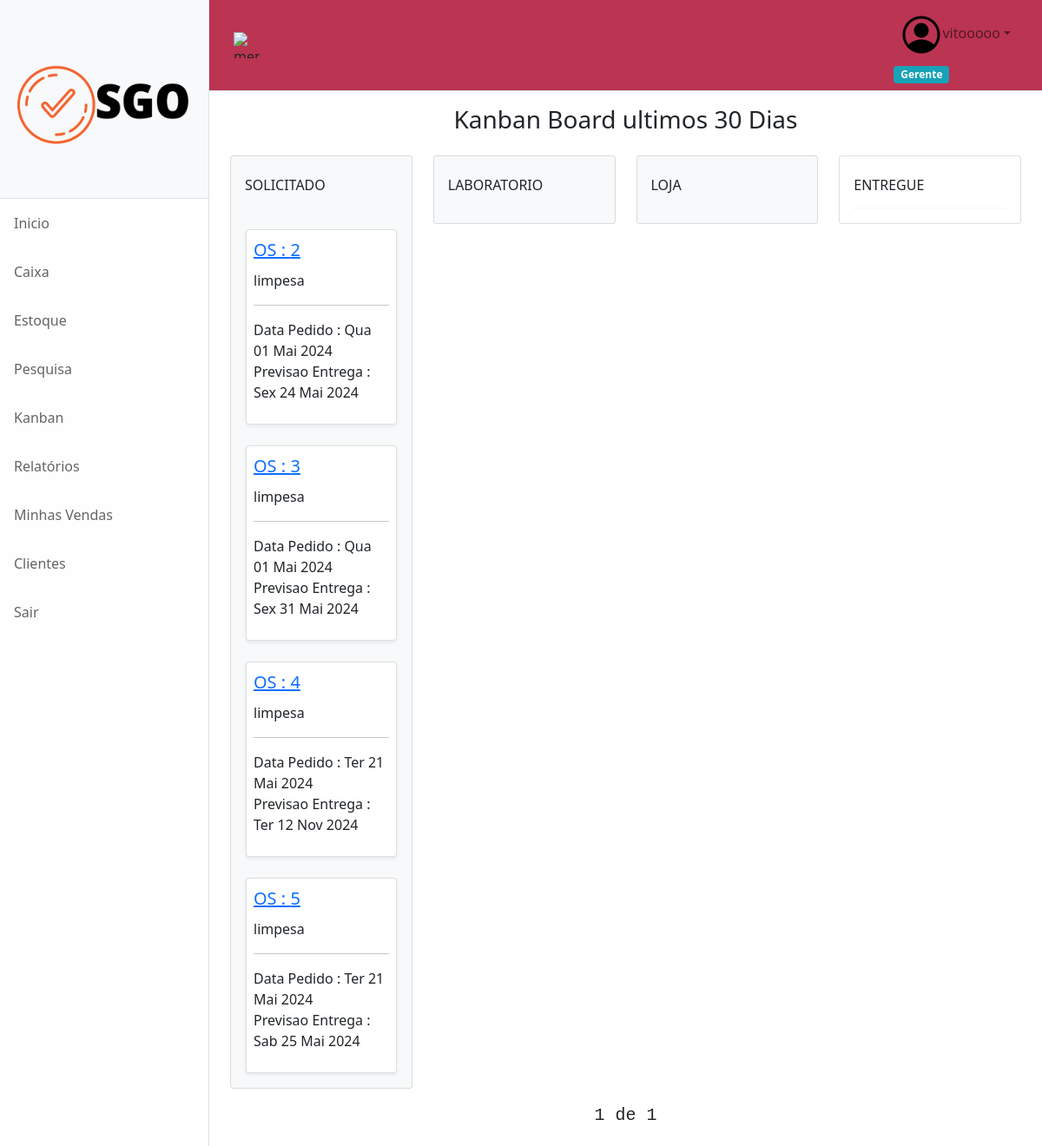
/Dashabord (signed in), run on the app's committed database.
### Autenticacao/models.py (models this page shows, shortened)
class USUARIO(AbstractUser):
    CHOICES_SITUACAO =(
        ('A','Ativo'),
        ('F','Ferias'),
        ('I','Inativo'),
    )
    CHOICES_FUNCAO =(
        ('V','Vendedor'),
        ('C','Caixa'),
        ('G','Gerente'),
    )
    CPF = models.CharField(blank=True, max_length=18)
    DATA_NASCIMENTO = models.DateField(blank=True, null=True)
    STATUS = models.CharField(max_length=1, choices=CHOICES_SITUACAO, default="A")
    FUNCAO = models.CharField(max_length=1, choices=CHOICES_FUNCAO,blank=True, null=True)

### Core/models.py (models this page shows)
class ORDEN(models.Model):
    CHOICES_SITUACAO =(
        ('A','SOLICITADO'),
        ('E','ENTREGUE'),
        ('C','CANCELADO'),
        ('L','LABORATÓRIO'),
        ('J','LOJA')
    )
    CHOICES_PAGAMENTO =(
        ('A','PIX'),
        ('B','DINHEIRO'),
        ('C','DEBITO'),
        ('D','CREDITO'),
        ('E','CARNER'),
        ('F','PERMUTA'),
    )
    DATA_SOLICITACAO = models.DateField(default=now)
    STATUS = models.CharField(max_length=1 , choices=CHOICES_SITUACAO, default='A')
    ANEXO =  models.ImageField(upload_to='anexo_img' ,blank=True, null=True)
    VENDEDOR = models.ForeignKey(USUARIO, on_delete=models.DO_NOTHING)
    CLIENTE = models.ForeignKey(CLIENTE,on_delete=models.SET_NULL,null=True)
    PREVISAO_ENTREGA = models.DateField()
    ASSINATURA = models.ImageField(upload_to='assinatura_img' ,blank=True, null=True)
    SERVICO = models.ForeignKey(SERVICO, on_delete=models.DO_NOTHING)
    OD_ESF = models.CharField(max_length=5,blank=True, null=True,default='N/D')
    OD_CIL = models.CharField(max_length=5,blank=True, null=True,default='N/D')
    OD_EIXO = models.CharField(max_length=5,blank=True, null=True,default='N/D')
    OE_ESF = models.CharField(max_length=5,blank=True, null=True,default='N/D')
    OE_CIL = models.CharField(max_length=5,blank=True, null=True,default='N/D')
    OE_EIXO = models.CharField(max_length=5,blank=True, null=True,default='N/D')
    AD = models.CharField(max_length=5,blank=True, null=True,default='N/D')
    DNP = models.CharField(max_length=5,blank=True, null=True,default='N/D')
    P = models.CharField(max_length=5,blank=True, null=True,default='N/D')
    DPA = models.CharField(max_length=5,blank=True, null=True,default='N/D')
    DIAG = models.CharField(max_length=5,blank=True, null=True,default='N/D')
    V = models.CharField(max_length=5,blank=True, null=True,default='N/D')
    H = models.CharField(max_length=5,blank=True, null=True,default='N/D')
    ALT = models.CharField(max_length=5,blank=True, null=True,default='N/D')
    ARM = models.CharField(max_length=5,blank=True, null=True,default='N/D')
    MONTAGEM = models.CharField(max_length=500,blank=True, null=True,default='N/D')
    LENTES = models.CharField(max_length=500,blank=True, null=True,default='N/D')
    ARMACAO = models.CharField(max_length=500, blank=True, null=True,default='N/D')
    OBSERVACAO = models.TextField(max_length=1000, blank=True, null=True,default='N/D')
    FORMA_PAG = models.CharField(max_length=1, choices=CHOICES_PAGAMENTO,blank=True, null=True,default='N/D')
    VALOR =  models.DecimalField(max_digits=10, decimal_places=2)
    QUANTIDADE_PARCELA = models.IntegerField(blank=True, null=True,default='N/D')
    ENTRADA = models.CharField(max_length=100)
    DATA_ENCERRAMENTO = models.DateTimeField(blank=True, null=True)
    def __str__(self):
        return str(self.id)

class SERVICO(models.Model):
    SERVICO = models.CharField(max_length=500)
    ATIVO = models.BooleanField(default=True)
    def __str__(self) -> str:
        return str(self.SERVICO)

### Core/views.py (the view)
# urls.py: path('Dashabord',views.Dashabord,name='Dashabord'),
@login_required(login_url='/auth/logar/')
def Dashabord(request):
    Lista_os = ORDEN.objects.filter(DATA_SOLICITACAO__gte=primeiro_dia_mes(),DATA_SOLICITACAO__lte=ultimo_dia_mes()).order_by('id').all()
    pagina = Paginator(Lista_os, 10)
    page = request.GET.get('page')
    kankan_servicos = pagina.get_page(page)
    return render(request,'dashabord/dashabord.html',{'kankan_servicos':kankan_servicos})

### Core/views.py (called while the page is built)
def primeiro_dia_mes():
    data_atual = date.today()
    primeiro_dia = data_atual.replace(day=1)
    return primeiro_dia

def ultimo_dia_mes():
    data_atual = date.today()
    last_date = data_atual.replace(day=1) + timedelta(monthrange(data_atual.year, data_atual.month)[1] - 1)
    return last_date

### Core/templates/dashabord/dashabord.html (shortened to what this page needs)
{% extends 'base.html' %} {% load static %}
{% block 'head' %}
<link rel="stylesheet" href="{% static 'Unidades/css/cadastro_cliente.css' %}">
{% endblock %}
{% block 'body'%}
<div class="container-fluid pt-3">
  <h3 class="font-weight-light text-center">Kanban Board ultimos 30 Dias</h3>
  <div class="row flex-row flex-sm-nowrap py-3">
      <div class="col-sm-6 col-md-4 col-xl-3">
          <div class="card bg-light">
              <div class="card-body">
                  <h6 class="card-title text-uppercase text-truncate py-2">Solicitado</h6>
                  <div class="items border border-light">
                    {%for kanban in kankan_servicos %}
                    {% if kanban.STATUS == "A" %}
                    <br>
                      <div class="card draggable shadow-sm" id="cd1" >
                        <div class="card-body p-2">
                            <div class="card-title">
                                <a href="{% url 'Core:Visualizar_os' kanban.id  %}" class="lead font-weight-light">OS : {{kanban}}</a>
                            </div>
                            <p>
                              {{kanban.SERVICO}}
                              <hr>
                              <span>Data Pedido : {{kanban.DATA_SOLICITACAO|date:"D d M Y"}} </span>
                              <br>
                              <span>Previsao Entrega : {{kanban.PREVISAO_ENTREGA|date:"D d M Y"}} </span>
                            </p>
                        </div>
                      </div>
                      {% endif %}
                      {% endfor%}
                  </div>
              </div>
          </div>
      </div>
      <div class="col-sm-6 col-md-4 col-xl-3">
          <div class="card bg-light">
              <div class="card-body">
                  <h6 class="card-title text-uppercase text-truncate py-2">Laboratorio</h6>
                  <div class="items border border-light">
                  </div>
              </div>
          </div>
      </div>
      <div class="col-sm-6 col-md-4 col-xl-3">
          <div class="card bg-light">
              <div class="card-body">
                  <h6 class="card-title text-uppercase text-truncate py-2">Loja</h6>
                  <div class="items border border-light">
                  </div>
              </div>
          </div>
      </div>
      <div class="col-sm-6 col-md-4 col-xl-3">
          <div class="card">
              <div class="card-body">
                  <h6 class="card-title text-uppercase text-truncate py-2">Entregue</h6>
                  <div class="items border border-light">
                  </div>
              </div>
          </div>
      </div>
  </div>
</div>
<div class="pagination">
  <samp class="step-links">
          <samp class="current">
            {{kankan_servicos.number}} de {{kankan_servicos.paginator.num_pages}}
          </samp>
  </samp>
</div>
{% endblock %}

### templates/base.html (shortened to what this page needs)
{% load static %}
<!DOCTYPE html>
<html lang="en">
    <head>
        <link rel="stylesheet" href="https://cdn.jsdelivr.net/npm/bootstrap@4.0.0/dist/css/bootstrap.min.css">
        <link href="{% static 'Unidades/css/styles.css' %}" rel="stylesheet" />
        <link rel="stylesheet" type="text/css" href="https://cdn.jsdelivr.net/npm/toastify-js/src/toastify.min.css">
        {% block 'head' %}
        {% endblock %}
    </head>
    <body>
        <div class="d-flex" id="wrapper">
            <div class="border-end bg-white" id="sidebar-wrapper">
                <div class="sidebar-heading border-bottom bg-light"><img src="{% static 'home/img/LOGO-NOVA-PRETA .png' %}" height="200px" alt="logo"></div>
                <div class="list-group list-group-flush">
                    <a class="list-group-item list-group-item-action list-group-item-light p-3" href="{% url 'Core:home'%}">Inicio</a>
                    <a class="list-group-item list-group-item-action list-group-item-light p-3" href="{% url 'Core:Caixa'%}">Caixa</a>
                    <a class="list-group-item list-group-item-action list-group-item-light p-3" href="{% url 'Core:estoque' %}">Estoque</a>
                    <a class="list-group-item list-group-item-action list-group-item-light p-3" href="{% url 'Core:Lista_Os'%}">Pesquisa</a>
                    <a class="list-group-item list-group-item-action list-group-item-light p-3" href="{%url 'Core:Dashabord' %}">Kanban</a>
                    <a class="list-group-item list-group-item-action list-group-item-light p-3" href="{% url 'Core:relatorios' %}">Relatórios</a>
                    <a class="list-group-item list-group-item-action list-group-item-light p-3" href="{% url 'Core:minhas_vendas' %}">Minhas Vendas</a>
                    <a class="list-group-item list-group-item-action list-group-item-light p-3" href="{% url 'Core:clientes'%}">Clientes</a>
                    <a class="list-group-item list-group-item-action list-group-item-light p-3" href="{% url 'sair'%}">Sair</a>
                </div>
            </div>
            <div id="page-content-wrapper">
                <nav class="navbar navbar-expand-lg navbar-light bg-nav border-bottom">
                    <div class="container-fluid">
                        <img id="sidebarToggle" width="30" height="30" src="https://img.icons8.com/ios/50/menu--v1.png" alt="menu--v1"/>
                        <div class="collapse navbar-collapse" id="navbarSupportedContent">
                            <ul class="navbar-nav ms-auto mt-2 mt-lg-0">
                                {% if user.is_authenticated %}
                                <li class="nav-item dropdown">
                                    <a class="nav-link dropdown-toggle" id="navbarDropdown" href="#" role="button" data-bs-toggle="dropdown" aria-haspopup="true" aria-expanded="false"><img>{{user.first_name}}</a>
                                    {% if user.FUNCAO == "G" %}
                                    <span class="badge badge-info">Gerente</span>
                                    {% endif %}
                                </li>
                                {% endif %}
                            </ul>
                        </div>
                    </div>
                </nav>
                <div class="container-fluid" style="overflow-x:auto;">
                    {% block 'body' %}
                    {% endblock %}
                </div>
            </div>
        </div>
    </body>
</html>

### templates/static/Unidades/css/cadastro_cliente.css (style rules this page uses)
.pagination { margin-bottom: 20px; }
.step-links { position: relative; margin-left: auto; margin-right: auto; }
.step-links .current { margin-left: 5px; margin-right: 5px; font-size: 20px; }

### data on the page
USUARIO: first_name "vitooooo"
ORDEN: id "2", SERVICO "limpesa", DATA_SOLICITACAO "Qua 01 Mai 2024", PREVISAO_ENTREGA "Sex 24 Mai 2024"
ORDEN: id "3", SERVICO "limpesa", DATA_SOLICITACAO "Qua 01 Mai 2024", PREVISAO_ENTREGA "Sex 31 Mai 2024"
ORDEN: id "4", SERVICO "limpesa", DATA_SOLICITACAO "Ter 21 Mai 2024", PREVISAO_ENTREGA "Ter 12 Nov 2024"
ORDEN: id "5", SERVICO "limpesa", DATA_SOLICITACAO "Ter 21 Mai 2024", PREVISAO_ENTREGA "Sab 25 Mai 2024"

### other printed values
{{ kankan_servicos.number }} "1"
{{ kankan_servicos.paginator.num_pages }} "1"
